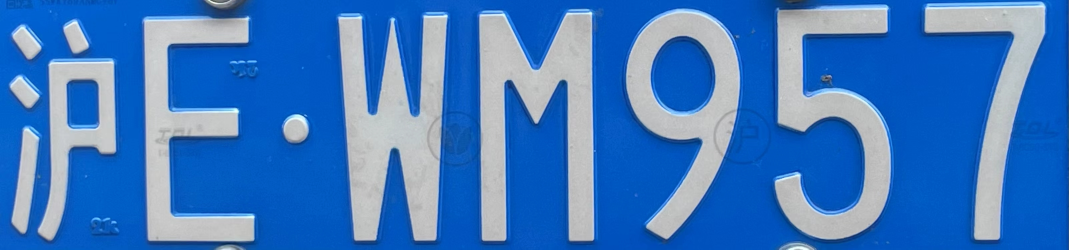
#> input picture images/easy/1-1.jpg, 3207 x 748 px (shown at 1/3 size)
$ python -i segment.py   (imports and definitions only)
#> lines starting #> are read from the running program, lines starting #| are printed output that depends on the picture; after the words box and inside, x2 and y2 are one past the last pixel; in counts of white or black regions, pixels touching at a corner belong together
#> further down, picture is the input picture: shape (748, 3207, 3); mean B, G, R 191.4, 121.1, 63.5
import cv2
import numpy as np
from typing import List
from utils import visualize_resize


def segment_chars(img: np.ndarray, visualize: bool = False, easy: bool = False) -> List[np.ndarray]:
    """Extracts the characters from the license plate and returns a list of the descriptors of them.

    Args:
        img (np.ndarray): The license plate image.
        visualize (bool, optional): Whether to visualize the segmentation process. Defaults to False.

    Returns:
        List[np.ndarray]: Characters in the image.
    """
#> called with visualize = False, easy = False

    # Apply median blur to smoothen the image
    blur = cv2.medianBlur(img, 5)
    if visualize:
        visualize_resize(blur, "blur", height=500)

    # Binarize the image
    gray = cv2.cvtColor(blur, cv2.COLOR_BGR2GRAY)
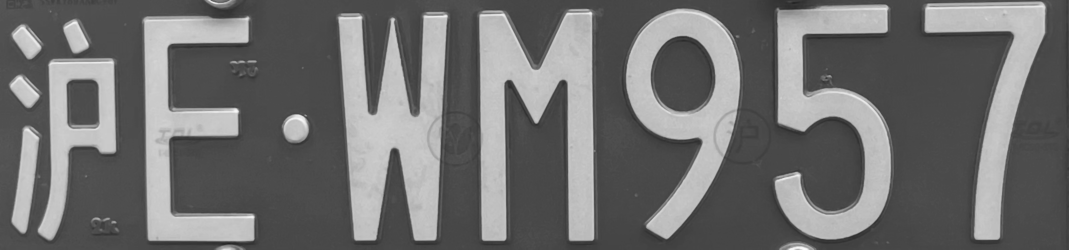
#> gray: shape (748, 3207) (shown at 1/3 size); min 34, max 250, mean 111.9
    _, thresh = cv2.threshold(gray, 0, 255, cv2.THRESH_BINARY+cv2.THRESH_OTSU)
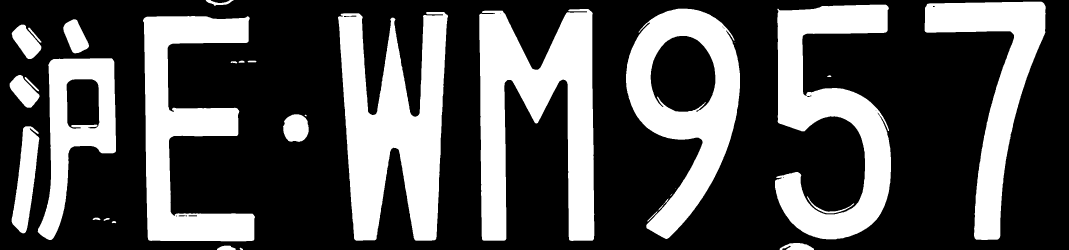
#> thresh: shape (748, 3207) (shown at 1/3 size); 32.1% white; 31 white regions (3 under 20 px), largest, box (x1, y1, x2, y2) and area: (1014, 36, 1344, 722) 139732, (1437, 27, 1783, 723) 133694, (2325, 14, 2673, 718) 115166

    # Process the green plate further
    half = thresh.shape[0]*thresh.shape[1]*255/2
#> half = 305851590
    is_green = False
    if thresh.sum() > half:
        is_green = True
        # Extract the black characters
        hsv = cv2.cvtColor(blur, cv2.COLOR_BGR2HSV)
        thresh = cv2.inRange(hsv, np.array([0, 0, 0]), np.array([180, 255, 70]))
        if visualize:
            visualize_resize(thresh, "char_mask", height=500)

    else:
        # Removes the white border
        # if visualize:
        #     visualize_resize(thresh, 'before', close=False)
        # Remove the horizontal white borders
        r_thresh = thresh.shape[1] * 9/10
#> r_thresh = 2886.3
        for i in range(thresh.shape[0]//2, -1, -1):
            if (thresh[i] == 0).sum() > r_thresh:
                thresh[:i,:] = 0
                break
        for i in range(thresh.shape[0]//2, thresh.shape[0]):
            if (thresh[i] == 0).sum() > r_thresh:
                thresh[i:,:] = 0
                break
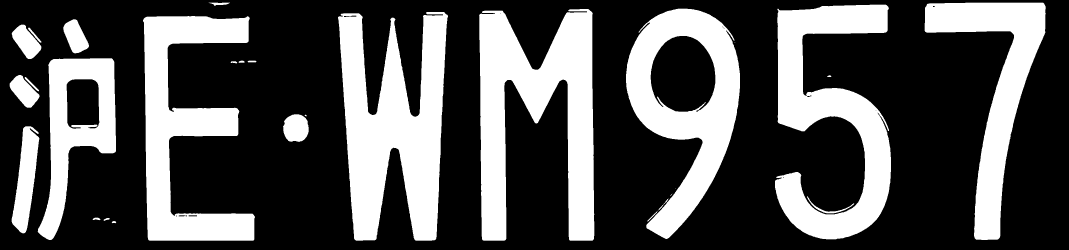
#> thresh: shape (748, 3207) (shown at 1/3 size); 32% white; 28 white regions (3 under 20 px), largest, box (x1, y1, x2, y2) and area: (1014, 36, 1344, 722) 139732, (1437, 27, 1783, 722) 133688, (2325, 14, 2673, 718) 115166
        # Remove the vertical white borders
        c_thresh = thresh.shape[0] * 3/4
#> c_thresh = 561
        for j in range(thresh.shape[1]):
            if (thresh[:,j] == 0).sum() < c_thresh:
                thresh[:,:j] = 0
                break
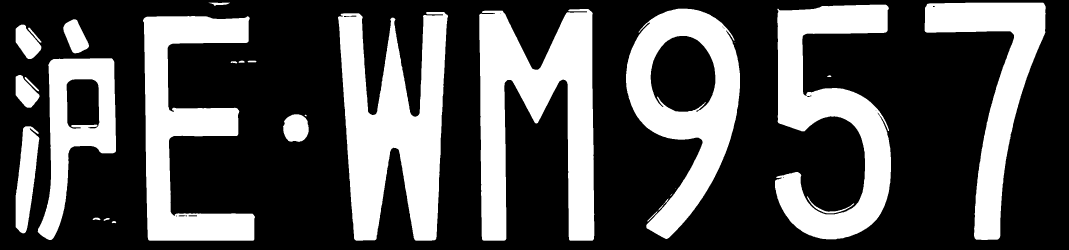
#> thresh: shape (748, 3207) (shown at 1/3 size); 32% white; 28 white regions (3 under 20 px), largest, box (x1, y1, x2, y2) and area: (1014, 36, 1344, 722) 139732, (1437, 27, 1783, 722) 133688, (2325, 14, 2673, 718) 115166
        for j in range(thresh.shape[1]-1, -1, -1):
            if (thresh[:,j] == 0).sum() < c_thresh:
                thresh[:,j:] = 0
                break
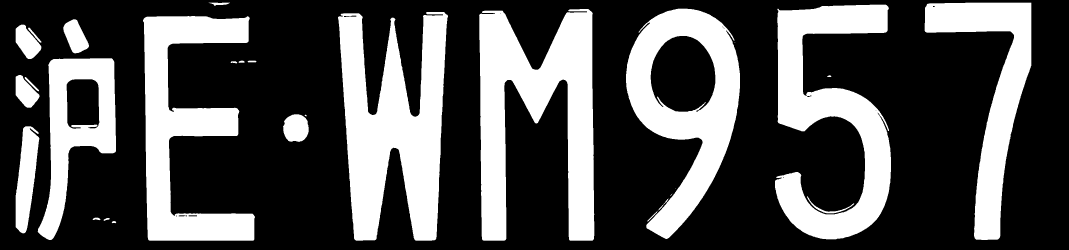
#> thresh: shape (748, 3207) (shown at 1/3 size); 31.7% white; 28 white regions (3 under 20 px), largest, box (x1, y1, x2, y2) and area: (1014, 36, 1344, 722) 139732, (1437, 27, 1783, 722) 133688, (2325, 14, 2673, 718) 115166
        # if visualize:
            # visualize_resize(thresh, 'after')

    # Erode and then dilate to make the characters more clear
    kernel = cv2.getStructuringElement(cv2.MORPH_RECT, (3,3))
    eroded = cv2.erode(thresh, kernel, iterations=1)
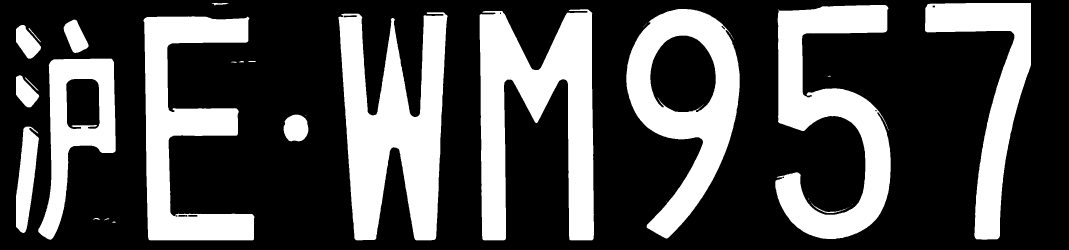
#> eroded: shape (748, 3207) (shown at 1/3 size); 30.6% white; 35 white regions (13 under 20 px), largest, box (x1, y1, x2, y2) and area: (1015, 37, 1343, 721) 135712, (1439, 28, 1782, 721) 129796, (2326, 15, 2672, 717) 111314
    dilated = cv2.dilate(eroded, kernel, iterations=20 if easy else 5 if is_green else 8)
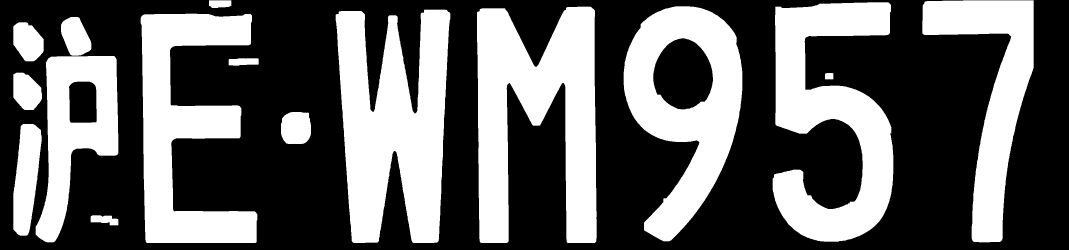
#> dilated: shape (748, 3207) (shown at 1/3 size); 39.1% white; 16 white regions

    # Visualize the eroded and dilated image
    if visualize:
        visualize_resize(thresh, 'thresh', close=False)
        visualize_resize(eroded, 'eroded', close=False)
        visualize_resize(dilated, 'dilated', close=True)

    # Find contours
    contours, _ = cv2.findContours(dilated, cv2.RETR_EXTERNAL, cv2.CHAIN_APPROX_SIMPLE)
#> contours = 16 contours; largest, box (x1, y1, x2, y2) and area: (1007, 29, 1351, 729) 165086, (1431, 20, 1790, 729) 158268, (1871, 19, 2227, 724) 153986, (2318, 7, 2680, 725) 140395, (422, 41, 772, 729) 123600
    # each element in borders is (x, y, w, h) of the bounding box of a character
    borders = [cv2.boundingRect(contour) for contour in contours]
#> borders = 16 items, first 6: (272, 646, 83, 30), (40, 372, 85, 335), (843, 336, 90, 96), (2475, 219, 25, 19), (40, 218, 86, 112), (686, 175, 90, 22)
    borders.sort(key=lambda x: x[0])

    # Draw the borders on the image
    if visualize:
        demo_tmp = cv2.cvtColor(dilated, cv2.COLOR_GRAY2RGB)
        for border in borders:
            x, y, w, h = border
            cv2.rectangle(demo_tmp, (x, y), (x+w, y+h), (0,0,255), 3)
        visualize_resize(demo_tmp, 'borders')

    # Extract the regions of interest
    rois = [cv2.resize(thresh[y:y+h, x:x+w], (256,512), interpolation=cv2.INTER_NEAREST)
             for x, y, w, h in borders if h > thresh.shape[0]*0.5 and w*1.2 < h < w*4]
#> rois = 7 items

    # Further process
    # Remove noise by median blur
    res_rois = [cv2.medianBlur(roi, 23) for roi in rois]
#> res_rois = 7 items
    # Remove the white border of letters and numbers
    for idx in range(1, len(res_rois)):
        conts, _ = cv2.findContours(res_rois[idx], cv2.RETR_EXTERNAL, cv2.CHAIN_APPROX_SIMPLE)
        boxes = [cv2.boundingRect(cont) for cont in conts]
        if len(boxes) > 1:
            boxes.sort(key=lambda x: x[-1]*x[-2])
            # Keep the largest box only
            for box in boxes[:-1]:
                x, y, w, h = box
                res_rois[idx][y:y+h, x:x+w] = 0
#> this loop made 6 passes
    # Remove the black padding
    for idx in range(len(res_rois)):
        for i in range(res_rois[idx].shape[0]):
            if res_rois[idx][i].sum():
                res_rois[idx] = res_rois[idx][i:]
                break
        for i in range(res_rois[idx].shape[0]-1, -1, -1):
            if res_rois[idx][i].sum():
                res_rois[idx] = res_rois[idx][:i+1]
                break
        for j in range(res_rois[idx].shape[1]):
            if res_rois[idx][:,j].sum():
                res_rois[idx] = res_rois[idx][:,j:]
                break
        for j in range(res_rois[idx].shape[1]-1, -1, -1):
            if res_rois[idx][:,j].sum():
                res_rois[idx] = res_rois[idx][:,:j+1]
                break
#> this loop made 7 passes

    # Visualize the segmented characters
    if visualize:
        for roi, res_roi in zip(rois, res_rois):
            # Compare the original roi and the processed roi
            visualize_resize(roi, 'roi', height=400, close=False)
            visualize_resize(res_roi, 'res_roi', height=400, close=True)

    return res_rois

>>> import cv2
>>> picture = cv2.imread('images/easy/1-1.jpg')
>>> result = segment_chars(picture)
#> result = 7 items

$ run again, on images/easy/1-3.jpg
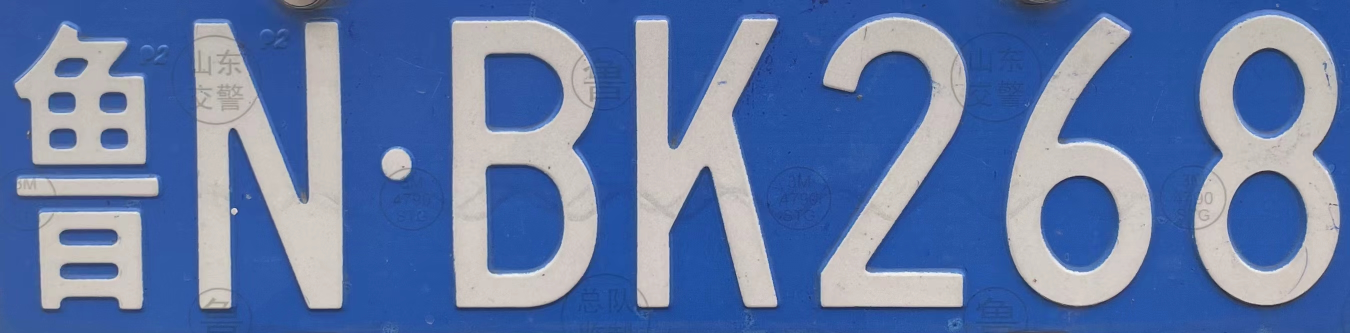
#> input picture images/easy/1-3.jpg, 2700 x 666 px (shown at 1/2 size)
#> picture is the input picture: shape (666, 2700, 3); mean B, G, R 167.3, 121.4, 98.1
#> after the loop in segment_chars, `for i in range(thresh.shape[0]//2, -1, -1):`:
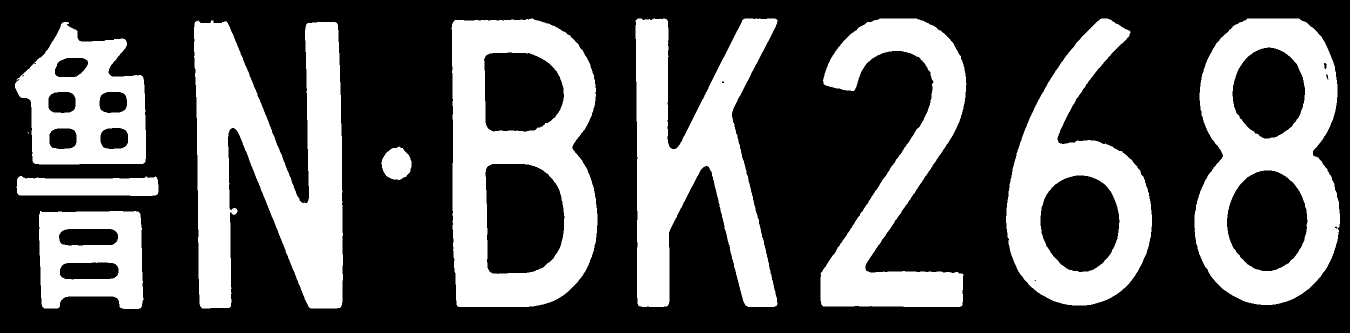
#> thresh: shape (666, 2700) (shown at 1/2 size); 34.1% white; 13 white regions (3 under 20 px), largest, box (x1, y1, x2, y2) and area: (388, 41, 686, 617) 103751, (903, 37, 1195, 614) 99689, (2389, 37, 2680, 610) 91226
#> eroded: shape (666, 2700); 32.6% white; 10 white regions, largest, box (x1, y1, x2, y2) and area: (389, 42, 685, 613) 100145, (904, 38, 1194, 613) 96407, (2390, 38, 2670, 609) 87015
#> in segment_chars, `dilated = cv2.dilate(eroded, kernel, iterations=20 if easy else 5 if i..`:
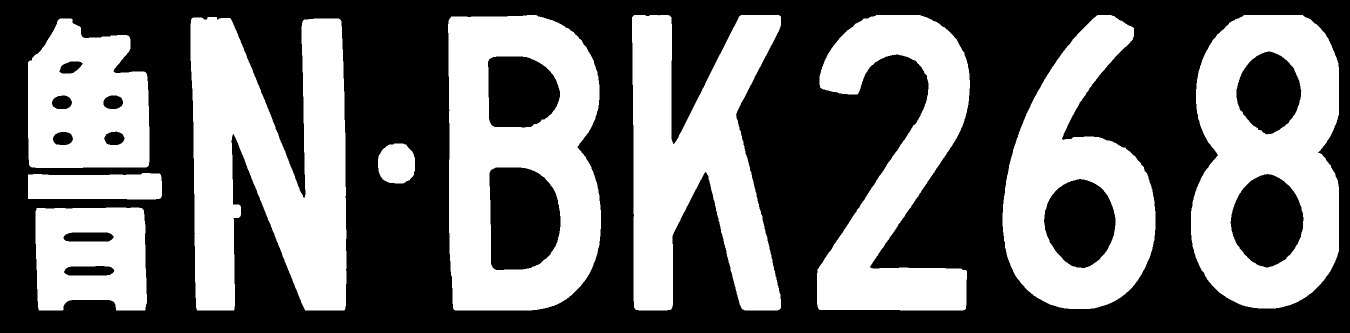
#> dilated: shape (666, 2700) (shown at 1/2 size); 42.7% white; 10 white regions
#> contours = 10 contours; largest, box (x1, y1, x2, y2) and area: (896, 30, 1202, 621) 163750, (2382, 30, 2678, 617) 148134, (381, 34, 693, 621) 125082, (2005, 30, 2311, 618) 112487, (1264, 30, 1562, 621) 106606
#> borders = [(71, 415, 223, 206), (56, 346, 268, 53), (756, 287, 74, 80), (56, 37, 243, 299), (381, 34, 312, 587), (2382, 30, 296, 587), (2005, 30, 306, 588), (1634, 30, 306, 591), (1264, 30, 298, 591), (896, 30, 306, 591)]
#> rois = 6 items
#> the loop in segment_chars, `for idx in range(1, len(res_rois)):` made 5 passes
#> the loop in segment_chars, `for idx in range(len(res_rois)):` made 6 passes
